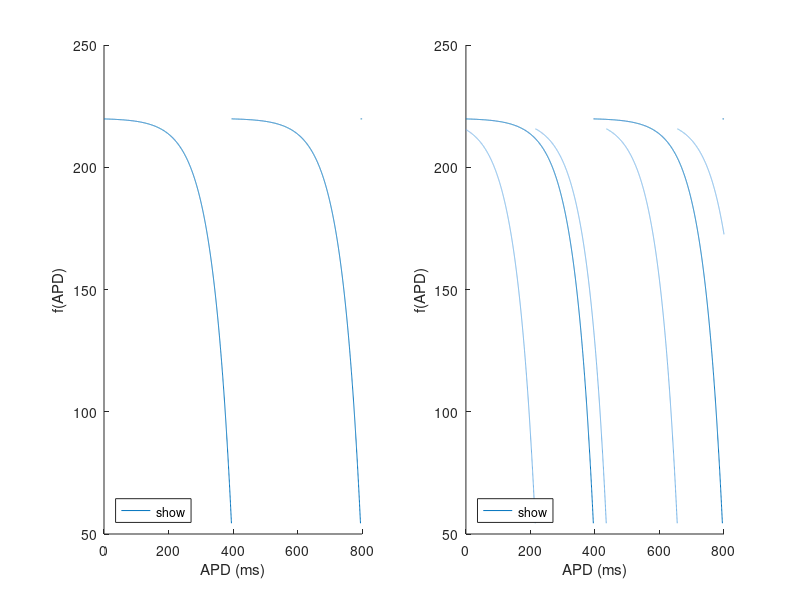

Write MATLAB code to recreate this figure.
% Fig. 1.40: Update function of the APD model (book, Section 1.6, Eq. 1.49 and 1.50)
% f(APD) = r(m PCL - APD) with m = ceil((APD + DI_min)/PCL), r(DI) = 220 - 180 exp(-DI/60), DI_min = 5 ms
% (c) 2026 Philipp Kügler · Program for the book "Dynamical Systems in the Life Sciences" · MIT License (see LICENSE)
DImin = 5;
r = @(DI) 220 - 180 * exp(-DI / 60);
f = @(APD, PCL) r(ceil((APD + DImin) / PCL) * PCL - APD);   % ceil: after how many periods the next stimulus takes effect

APD = linspace(0, 800, 4001);
farben = [0 0.447 0.741; 0.45 0.70 0.90];
PCLliste = {400, [400 220]};
for p = 1:2
    subplot(1, 2, p); hold on
    PCLs = PCLliste{p};
    for i = 1:numel(PCLs)
        y = f(APD, PCLs(i));
        y([false abs(diff(y)) > 20]) = NaN;          % do not connect the jumps
        plot(APD, y, 'Color', farben(i, :), 'DisplayName', sprintf('PCL = %d ms', PCLs(i)));
    end
    hold off; xlabel('APD (ms)'); ylabel('f(APD)'); legend('show', 'Location', 'southwest');
end
disp('jumps at APD = k PCL - DI_min, e.g. 395 and 795 ms for PCL = 400 ms');
